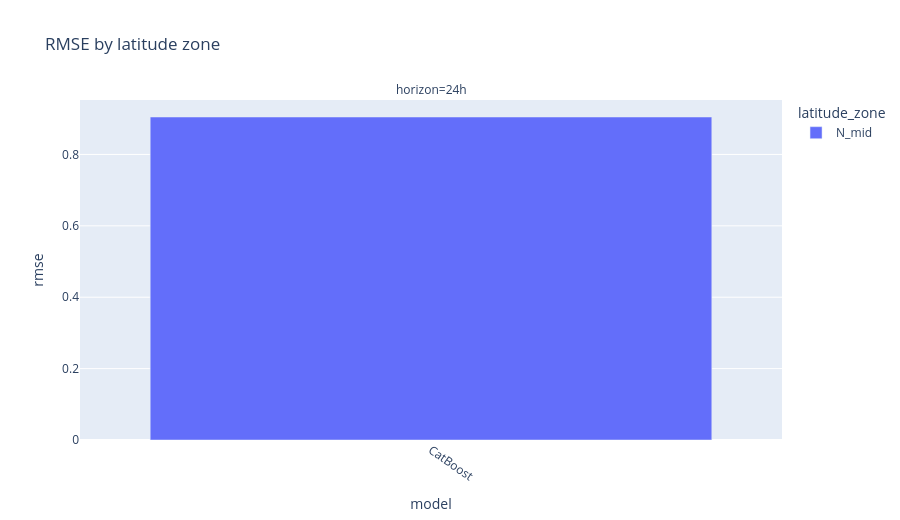

Notebook cell for this chart:
### Markdown cell above
## Широтные зоны

### Code cell
# Формируется краткая сводка по доступным результатам моделей.
if not m.empty and 'latitude_zone' in m.columns:
    metric_cols = [c for c in ['rmse','mae','r2','corr','bias'] if c in m.columns]
    zone = m.groupby(['latitude_zone','horizon','model'], dropna=False)[metric_cols].mean(numeric_only=True).reset_index()
    display(zone.sort_values(['latitude_zone','horizon','rmse']).head(TOP_N))
    fig = px.bar(zone, x='model', y='rmse', color='latitude_zone', facet_col='horizon', barmode='group', title='RMSE by latitude zone', height=520)
    fig.update_xaxes(tickangle=35)
    fig.show()
else:
    print('latitude_zone пока нет в metrics или metrics пустой')

### Figure 1 — Plotly figure (JSON) as saved in the notebook; plotly's stock layout.template omitted (floating-point values rounded to 4 significant figures)
{"data": [{"alignmentgroup": "True", "hovertemplate": "latitude_zone=N_mid<br>horizon=24h<br>model=%{x}<br>rmse=%{y}<extra></extra>", "legendgroup": "N_mid", "marker": {"color": "#636efa", "pattern": {"shape": ""}}, "name": "N_mid", "offsetgroup": "N_mid", "orientation": "v", "showlegend": true, "textposition": "auto", "type": "bar", "x": ["CatBoost"], "xaxis": "x", "y": [0.9049], "yaxis": "y"}], "layout": {"annotations": [{"font": {}, "showarrow": false, "text": "horizon=24h", "x": 0.5, "xanchor": "center", "xref": "paper", "y": 1.0, "yanchor": "bottom", "yref": "paper"}], "barmode": "group", "height": 520, "legend": {"title": {"text": "latitude_zone"}, "tracegroupgap": 0}, "title": {"text": "RMSE by latitude zone"}, "xaxis": {"anchor": "y", "domain": [0.0, 1.0], "tickangle": 35, "title": {"text": "model"}}, "yaxis": {"anchor": "x", "domain": [0.0, 1.0], "title": {"text": "rmse"}}}}
